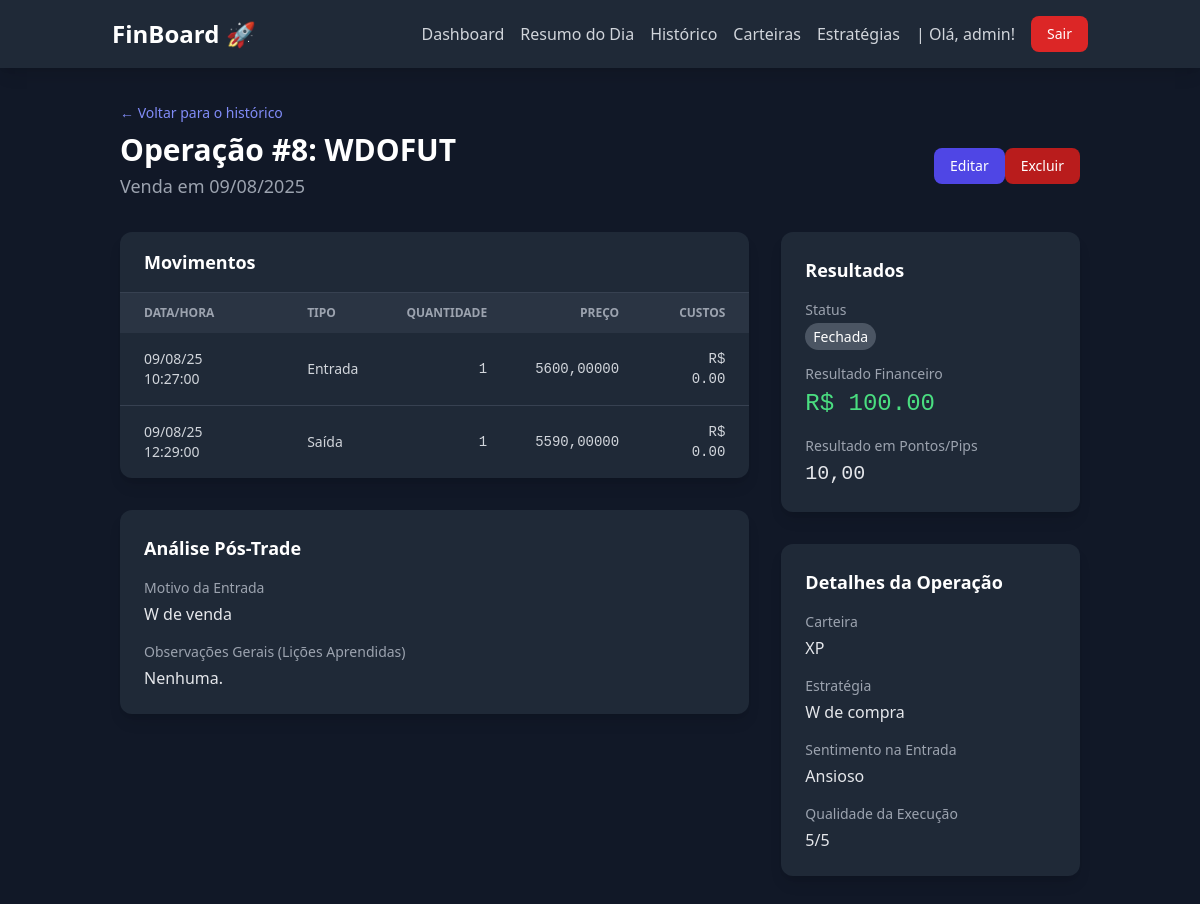
/dashboard/operations/8/ (signed in), run on the app's committed database.
### dashboard/models.py (models this page shows, shortened)
class Operation(models.Model):
    STATUS_CHOICES = [('ABERTA', 'Aberta'), ('FECHADA', 'Fechada')]
    INITIAL_TYPE_CHOICES = [('COMPRA', 'Compra'), ('VENDA', 'Venda')]
    SENTIMENT_CHOICES = [('CONFIANTE', 'Confiante'), ('ANSIOSO', 'Ansioso'),
                         ('COM_MEDO', 'Com Medo'), ('FOCADO', 'Focado'), ('EFORICO', 'Eufórico')]
    account = models.ForeignKey(
        Account, on_delete=models.PROTECT, verbose_name="Carteira")
    user = models.ForeignKey(
        User, on_delete=models.CASCADE, verbose_name="Usuário")
    asset = models.ForeignKey(
        Asset, on_delete=models.PROTECT, verbose_name="Ativo")
    strategy = models.ForeignKey(
        Strategy, on_delete=models.SET_NULL, null=True, blank=True, verbose_name="Estratégia")
    initial_stop_price = models.DecimalField(
        "Preço de Stop Planejado", max_digits=10, decimal_places=5, blank=True, null=True)
    initial_target_price = models.DecimalField(
        "Preço de Alvo Planejado", max_digits=10, decimal_places=5, blank=True, null=True)
    tags = models.ManyToManyField(Tag, blank=True, verbose_name="Tags")
    status = models.CharField("Status", max_length=10,
                              choices=STATUS_CHOICES, default='ABERTA')
    initial_operation_type = models.CharField(
        "Tipo da Operação Inicial", max_length=10, choices=INITIAL_TYPE_CHOICES)
    start_date = models.DateTimeField("Data de Início")
    end_date = models.DateTimeField("Data de Fim", null=True, blank=True)
    net_financial_result = models.DecimalField(
        "Resultado Financeiro Líquido", max_digits=12, decimal_places=2, null=True, blank=True)
    points_pips_result = models.DecimalField(
        "Resultado em Pontos/Pips", max_digits=12, decimal_places=2, null=True, blank=True)
    entry_reason = models.TextField("Motivo da Entrada")
    general_notes = models.TextField(
        "Observações Gerais (Lições Aprendidas)", blank=True, null=True)
    entry_sentiment = models.CharField(
        "Sentimento na Entrada", max_length=10, choices=SENTIMENT_CHOICES, blank=True, null=True)
    execution_rating = models.IntegerField("Qualidade da Execução (1-5)", validators=[
                                           MinValueValidator(1), MaxValueValidator(5)], null=True, blank=True)

class Asset(models.Model):
    MARKET_CHOICES = [('B3_ACOES', 'B3 - Ações'), ('B3_FUTUROS', 'B3 - Mercado Futuro'), ('FOREX_PARES',
                                                                                          'Forex - Pares de Moedas'), ('FOREX_COMMODITIES', 'Forex - Commodities'), ('FOREX_INDICES', 'Forex - Índices')]
    CURRENCY_CHOICES = [('BRL', 'Real Brasileiro'), ('USD', 'Dólar Americano')]
    ticker = models.CharField(
        "Ticker", max_length=20, unique=True, help_text="Ex: PETR4, WDOFUT, EURUSD")
    name = models.CharField("Nome", max_length=100)
    market = models.CharField("Mercado", max_length=20, choices=MARKET_CHOICES)
    currency = models.CharField(
        "Moeda", max_length=3, choices=CURRENCY_CHOICES)
    description = models.TextField("Descrição", blank=True, null=True)

class Movement(models.Model):
    TYPE_CHOICES = [('ENTRADA', 'Entrada'), ('SAIDA', 'Saída')]
    operation = models.ForeignKey(
        Operation, on_delete=models.CASCADE, related_name='movements', verbose_name="Operação")
    type = models.CharField("Tipo", max_length=10, choices=TYPE_CHOICES)
    datetime = models.DateTimeField("Data e Hora")
    quantity = models.DecimalField(
        "Quantidade", max_digits=12, decimal_places=2)
    price = models.DecimalField("Preço", max_digits=12, decimal_places=5)
    costs = models.DecimalField(
        "Custos", max_digits=10, decimal_places=2, default=0.0)

class Account(models.Model):
    CURRENCY_CHOICES = [
        ('BRL', 'Real Brasileiro'),
        ('USD', 'Dólar Americano'),
    ]
    user = models.ForeignKey(
        User, on_delete=models.CASCADE, verbose_name="Usuário")
    name = models.CharField("Nome da Carteira", max_length=100,
                            help_text="Ex: Corretora XP, Binance Futures")
    currency = models.CharField(
        "Moeda", max_length=3, choices=CURRENCY_CHOICES, default='BRL')
    initial_balance = models.DecimalField(
        "Saldo Inicial", max_digits=12, decimal_places=2, default=0.0)
    is_active = models.BooleanField("Ativa", default=True)

class Strategy(models.Model):
    name = models.CharField("Nome da Estratégia", max_length=100, unique=True)
    description = models.TextField("Descrição do Setup")

### dashboard/views.py (the view)
# urls.py: path('operations/<int:pk>/', views.operation_detail, name='operation_detail'),
@login_required
def operation_detail(request, pk):
    operation = get_object_or_404(Operation, pk=pk, user=request.user)
    movements = operation.movements.all().order_by('datetime')
    context = {
        'operation': operation,
        'movements': movements,
    }
    return render(request, 'dashboard/operation_detail.html', context)

### dashboard/templatetags/currency_filters.py (called while the page is built)
@register.filter(name='format_currency')
def format_currency(value, currency_code):
    try:
        value = Decimal(value)
    except (ValueError, TypeError):
        return value
    formatted_value = intcomma(value).replace(
        ",", "TEMP_COMMA").replace(".", ",").replace("TEMP_COMMA", ".")
    if currency_code == 'BRL':
        return f"R$ {formatted_value}"
    elif currency_code == 'USD':
        return f"US$ {formatted_value}"
    else:
        return f"{currency_code} {formatted_value}"

### dashboard/templates/dashboard/operation_detail.html
{% extends 'core/base.html' %}
{% load currency_filters %}
{% block content %}
<div class="container mx-auto px-4 sm:px-6 lg:px-8 py-8">
    <div class="mb-8">
        <a href="{% url 'dashboard:operation_list' %}" class="text-sm text-indigo-400 hover:text-indigo-300 transition-colors">&larr; Voltar para o histórico</a>
        <div class="mt-2 md:flex md:items-center md:justify-between">
            <div class="min-w-0 flex-1">
                <h1 class="text-3xl font-bold text-white">Operação #{{ operation.id }}: {{ operation.asset.ticker }}</h1>
                <p class="mt-1 text-lg text-gray-400">
                    {{ operation.get_initial_operation_type_display }} em {{ operation.start_date|date:"d/m/Y" }}
                </p>
            </div>
            <div class="mt-4 flex flex-shrink-0 md:ml-4 md:mt-0">
                <a href="{% url 'dashboard:operation_edit' pk=operation.pk %}" class="px-4 py-2 text-sm font-medium text-white bg-indigo-600 rounded-lg hover:bg-indigo-700">Editar</a>
                <a href="{% url 'dashboard:operation_delete' pk=operation.pk %}" class="px-4 py-2 text-sm font-medium text-white bg-red-700 rounded-lg hover:bg-red-800">Excluir</a>
            </div>
        </div>
    </div>
    <div class="grid grid-cols-1 lg:grid-cols-3 gap-8">
        <div class="lg:col-span-2 space-y-8">
            <div class="bg-gray-800 rounded-xl shadow-lg">
                <h3 class="px-6 py-4 text-lg font-semibold text-white border-b border-gray-700">Movimentos</h3>
                <div class="overflow-x-auto">
                    <table class="min-w-full text-sm text-left text-gray-300">
                        <thead class="text-xs text-gray-400 uppercase bg-gray-700/50">
                            <tr>
                                <th class="px-6 py-3">Data/Hora</th>
                                <th class="px-6 py-3">Tipo</th>
                                <th class="px-6 py-3 text-right">Quantidade</th>
                                <th class="px-6 py-3 text-right">Preço</th>
                                <th class="px-6 py-3 text-right">Custos</th>
                            </tr>
                        </thead>
                        <tbody>
                            {% for mov in movements %}
                            <tr class="border-b border-gray-700 last:border-b-0">
                                <td class="px-6 py-4">{{ mov.datetime|date:"d/m/y H:i:s" }}</td>
                                <td class="px-6 py-4">{{ mov.get_type_display }}</td>
                                <td class="px-6 py-4 text-right font-mono">{{ mov.quantity|floatformat:0 }}</td>
                                <td class="px-6 py-4 text-right font-mono">{{ mov.price|floatformat:5 }}</td>
                                <td class="px-6 py-4 text-right font-mono">{{ mov.costs|format_currency:operation.account.currency }}</td>
                            </tr>
                            {% endfor %}
                        </tbody>
                    </table>
                </div>
            </div>
            <div class="bg-gray-800 rounded-xl shadow-lg p-6">
                <h3 class="text-lg font-semibold text-white mb-4">Análise Pós-Trade</h3>
                <dl class="space-y-4">
                    <div>
                        <dt class="text-sm font-medium text-gray-400">Motivo da Entrada</dt>
                        <dd class="mt-1 text-gray-200">{{ operation.entry_reason|linebreaksbr }}</dd>
                    </div>
                    <div>
                        <dt class="text-sm font-medium text-gray-400">Observações Gerais (Lições Aprendidas)</dt>
                        <dd class="mt-1 text-gray-200">{{ operation.general_notes|default:"Nenhuma."|linebreaksbr }}</dd>
                    </div>
                </dl>
            </div>
        </div>
        <div class="space-y-8">
            <div class="bg-gray-800 rounded-xl shadow-lg p-6">
                <h3 class="text-lg font-semibold text-white mb-4">Resultados</h3>
                <dl class="space-y-4">
                    <div>
                        <dt class="text-sm font-medium text-gray-400">Status</dt>
                        <dd class="mt-1">
                            {% if operation.status == 'FECHADA' %}
                                <span class="px-2 py-1 text-sm font-medium text-white bg-gray-600 rounded-full">{{ operation.get_status_display }}</span>
                            {% else %}
                                <span class="px-2 py-1 text-sm font-medium text-blue-200 bg-blue-900 rounded-full">{{ operation.get_status_display }}</span>
                            {% endif %}
                        </dd>
                    </div>
                    <div>
                        <dt class="text-sm font-medium text-gray-400">Resultado Financeiro</dt>
                        <dd class="mt-1 text-2xl font-mono {% if operation.net_financial_result > 0 %}text-green-400{% elif operation.net_financial_result < 0 %}text-red-400{% else %}text-gray-200{% endif %}">
                            {{ operation.net_financial_result|format_currency:operation.account.currency|default:"--" }}
                        </dd>
                    </div>
                     <div>
                        <dt class="text-sm font-medium text-gray-400">Resultado em Pontos/Pips</dt>
                        <dd class="mt-1 text-xl font-mono text-gray-200">{{ operation.points_pips_result|floatformat:2|default:"--" }}</dd>
                    </div>
                </dl>
            </div>
            <div class="bg-gray-800 rounded-xl shadow-lg p-6">
                <h3 class="text-lg font-semibold text-white mb-4">Detalhes da Operação</h3>
                 <dl class="space-y-4">
                    <div>
                        <dt class="text-sm font-medium text-gray-400">Carteira</dt>
                        <dd class="mt-1 text-gray-200">{{ operation.account.name }}</dd>
                    </div>
                     <div>
                        <dt class="text-sm font-medium text-gray-400">Estratégia</dt>
                        <dd class="mt-1 text-gray-200">{{ operation.strategy.name|default:"N/A" }}</dd>
                    </div>
                    <div>
                        <dt class="text-sm font-medium text-gray-400">Sentimento na Entrada</dt>
                        <dd class="mt-1 text-gray-200">{{ operation.get_entry_sentiment_display|default:"N/A" }}</dd>
                    </div>
                    <div>
                        <dt class="text-sm font-medium text-gray-400">Qualidade da Execução</dt>
                        <dd class="mt-1 text-gray-200">{{ operation.execution_rating }}/5</dd>
                    </div>
                </dl>
            </div>
        </div>
    </div>
</div>
{% endblock %}

### core/templates/core/base.html (shortened to what this page needs)
{% load static %}
<!DOCTYPE html>
<html lang="pt-br" class="dark">
<head>
    <link href="{% static 'core/css/output.css' %}" rel="stylesheet">
</head>
<body class="bg-gray-900">
    <header class="bg-gray-800 shadow-lg sticky top-0 z-50">
        <nav class="container mx-auto px-6 py-4">
            <div class="flex items-center justify-between">
                <a href="{% url 'core:home' %}" class="text-white text-2xl font-bold hover:text-indigo-400 transition-colors">
                    FinBoard 🚀
                </a>
                <div class="flex items-center space-x-4">
                     {% if user.is_authenticated %}
                        <a href="{% url 'core:home' %}" class="text-gray-300 hover:text-white transition-colors">Dashboard</a>
                        <a href="{% url 'dashboard:daily_summary' %}" class="text-gray-300 hover:text-white transition-colors">Resumo do Dia</a>
                        <a href="{% url 'dashboard:operation_list' %}" class="text-gray-300 hover:text-white transition-colors">Histórico</a>
                        <a href="{% url 'dashboard:account_list' %}" class="text-gray-300 hover:text-white transition-colors">Carteiras</a>
                        <a href="{% url 'dashboard:strategy_list' %}" class="text-gray-300 hover:text-white transition-colors">Estratégias</a>
                        <span class="text-gray-300">| Olá, {{ user.username }}!</span>
                        <a href="{% url 'core:logout' %}" class="px-4 py-2 text-sm font-medium text-white bg-red-600 rounded-lg hover:bg-red-700 transition-colors">
                            Sair
                        </a>
                    {% else %}
                        <a href="{% url 'core:login' %}" class="text-gray-300 hover:text-white transition-colors">Login</a>
                        <a href="{% url 'core:register' %}" class="px-4 py-2 text-sm font-medium text-white bg-indigo-600 rounded-lg hover:bg-indigo-700 transition-colors">
                            Cadastre-se
                        </a>
                    {% endif %}
                </div>
            </div>
        </nav>
    </header>
    <main>
        {% block content %}
        {% endblock %}
    </main>
</body>
</html>

### data on the page
Operation: id "8", asset.ticker "WDOFUT", initial_operation_type "Venda", start_date "09/08/2025", entry_reason "W de venda", general_notes "Nenhuma.", status "Fechada", net_financial_result "R$ 100.00", points_pips_result "10,00", account.name "XP", strategy.name "W de compra", entry_sentiment "Ansioso", execution_rating "5"
Movement: datetime "09/08/25 10:27:00", type "Entrada", quantity "1", price "5600,00000", costs "R$ 0.00"
Movement: datetime "09/08/25 12:29:00", type "Saída", quantity "1", price "5590,00000", costs "R$ 0.00"

### other printed values
{{ user.username }} "admin"
